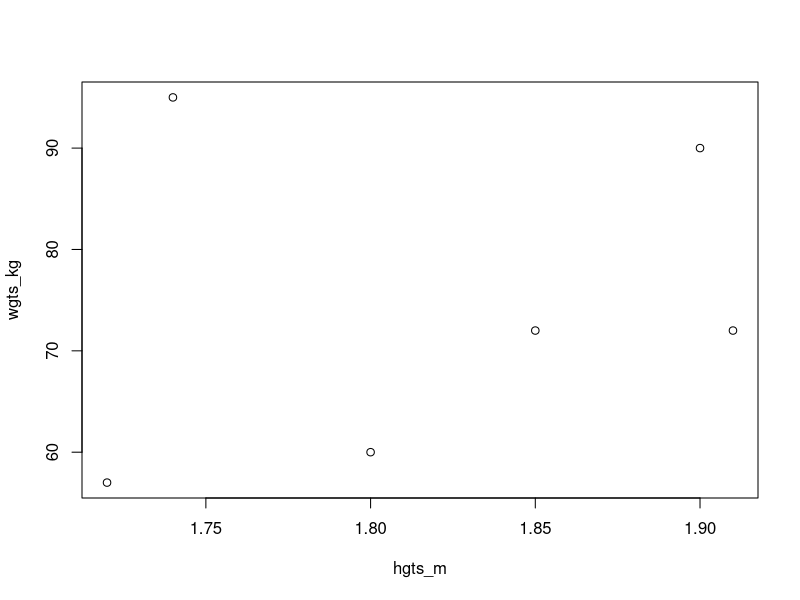

Source code (R):
## ---- chunk 1
log10(1000)
## ---- chunk 2
sqrt(25)

## ---- chunk 3
vector1<-runif(15, min=5, max = 27)
vector1
## ---- chunk 4
mean(vector1)
sd(vector1)
## ---- chunk 5
vector2<-rnorm(15, mean = 10, sd= 2)
vector2

## ---- chunk 6
wgts_kg<- c(60,72,57,90,95,72)
wgts_kg
hgts_m<-c(1.80, 1.85, 1.72, 1.90, 1.74, 1.91)
hgts_m
## ---- chunk 7
plot(hgts_m,wgts_kg)

## ---- chunk 8
BMI<- wgts_kg/(hgts_m^2)
BMI
## ---- chunk 9
mean(wgts_kg)
## ---- chunk 10
l <-mean(wgts_kg)
Subtract_mean<- l - wgts_kg
Subtract_mean
## ---- chunk 11
 sum(Subtract_mean)

